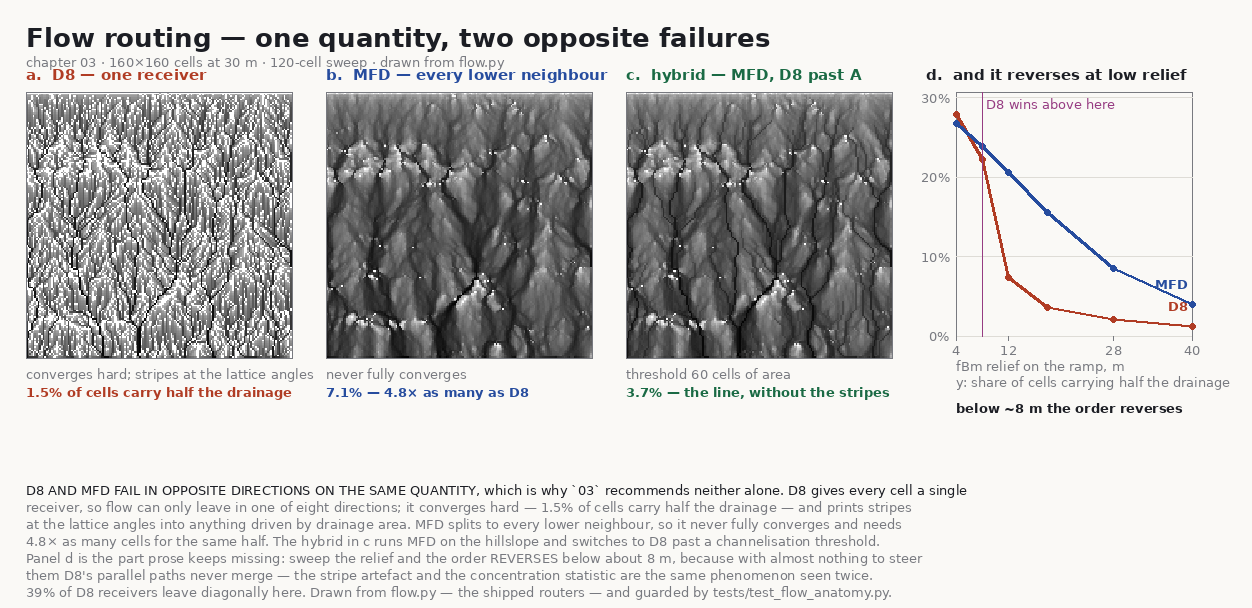

The script that saved this image:
"""Flow-routing ANATOMY — the figure for `03`'s central choice: D8, MFD, or the hybrid.

WHY THIS CHAPTER NEEDED A FIGURE AND HAD NONE. `03` is the routing spine, and its two load-bearing
claims are about SHAPE, which is the one thing prose cannot deliver:

  - **D8's parallel-lines artefact.** A single receiver per cell means every flow path is one of
    eight directions, so on a smooth slope the paths do not braid or wander -- they run in stripes
    at the lattice angles and print straight into anything driven by drainage area.
  - **MFD's mirror weakness.** Splitting to every lower neighbour means flow never fully
    converges, so channels "stay diffuse and rivers look like broad damp smears rather than lines".

You can write both sentences. You cannot make a reader SEE that they are opposite failures of the
same quantity until the two accumulations sit side by side, and that is what panels a and b do.

Panel c is the fix the chapter recommends -- MFD on the hillslope, D8 once `A` clears a
channelisation threshold -- and panel d stops the whole thing being an opinion: it measures the
accumulation across one transect, so "concentrated" and "smeared" become a width in cells rather
than two adjectives.

⚠️ WHAT THIS FIGURE DELIBERATELY DOES NOT DRAW. `03` also derives Quinn's contour-length weighting
(`w = L·s`, `L = 0.354·cellSize` diagonal against `0.5·cellSize` cardinal) and notes that dropping
`L` over-weights diagonals by ~40%. `flow.py` ships FREEMAN's form (`slope^p`, the diagonal
correction inside the slope), not Quinn's, so drawing that panel would be illustrating pseudocode
this skill does not run -- an illustration, not evidence. The house rule is that a figure is drawn
from the implementation, and the rule is worth more than the panel.

The numpy half carries no Pillow dependency, so `tests/test_flow_anatomy.py` imports the
measurements from here and guards exactly what the figure draws. Writes `flow_anatomy.png`.
Run: `python flow_anatomy.py`.
"""
import numpy as np

import flow
import noise

SEED = 0
N = 160
CELLSIZE = 30.0

# The channelisation threshold for the hybrid, in cells of contributing area. `03` gives the rule
# ("D8 or D-infinity where A exceeds a channelisation threshold") and not the number, so it is a
# parameter here rather than a constant, and the figure states the value it drew with.
CHANNEL_CELLS = 60.0


# --------------------------------------------------------------------------- #
# the terrain and the three routings (numpy only -- importable without Pillow)

def terrain(n=N, seed=SEED):
    """A ramped fBm basin: a regional slope with texture on it.

    THE RAMP IS THE POINT. On pure fBm both routings look busy and neither artefact is legible;
    it is a smooth regional gradient that makes D8's eight-direction quantisation visible as
    stripes, which is exactly the situation a real terrain generator is in after tectonic uplift.
    """
    yy, xx = np.mgrid[0:n, 0:n].astype(float)
    f = noise.fbm(xx / n * 4.0, yy / n * 4.0, seed, octaves=6, base=noise.perlin)
    ramp = (n - yy) / n                     # drains toward +y
    h = 200.0 * ramp + 28.0 * f
    return flow.priority_flood_fill(h)


def routings(dem, cellsize=CELLSIZE, channel_cells=CHANNEL_CELLS):
    """The three accumulations the chapter contrasts, from the shipped routers.

    The hybrid is composed here rather than living in `flow.py`, because `03` presents it as a
    COMPOSITION of the two routers and not as a third algorithm -- keeping it that way means the
    figure cannot claim a capability the module does not have.
    """
    d8 = flow.d8_accumulation(dem, cellsize)
    mfd = flow.mfd_accumulation(dem, cellsize)
    cellarea = cellsize * cellsize
    channel = d8 >= channel_cells * cellarea
    hybrid = np.where(channel, d8, mfd)
    return d8, mfd, hybrid


def half_drainage_cells(acc):
    """How many cells it takes to carry half the total drainage.

    THE MEASUREMENT THAT TURNS TWO ADJECTIVES INTO A NUMBER, and the second one tried. The first
    counted cells above half the peak on one row; on a distribution this skewed almost nothing
    clears that bar, so it returned 2 cells for D8 against 1 for MFD -- the claim BACKWARDS, in a
    figure whose whole purpose is that claim. A width at a fraction of a peak measures the peak,
    not the spread.

    Sorting the field and walking down to half the total measures what "converged" actually means:
    a routing that concentrates puts half the water in few cells, one that disperses needs many.
    It is a Lorenz-style concentration statistic, it has no threshold to tune, and it moves in the
    direction the chapter claims.
    """
    a = np.sort(np.asarray(acc, float).ravel())[::-1]
    c = np.cumsum(a)
    return int(np.searchsorted(c, 0.5 * c[-1]) + 1)


def lorenz(acc, points=220):
    """Cumulative share of drainage against share of cells, richest first."""
    a = np.sort(np.asarray(acc, float).ravel())[::-1]
    c = np.cumsum(a) / a.sum()
    idx = np.unique(np.linspace(0, c.size - 1, points).astype(int))
    return idx / float(c.size - 1), c[idx]


def relief_sweep(amps=(4.0, 8.0, 12.0, 18.0, 28.0, 40.0), n=120, cellsize=CELLSIZE):
    """Concentration against relief, for both routers.

    ⚠️ THE CROSSOVER AT LOW RELIEF IS A REAL RESULT, NOT NOISE, and it is the reason this sweep is
    in the figure rather than a single pair of numbers. At ordinary relief D8 concentrates far
    harder than MFD, exactly as `03` says. Below a few metres of texture on a regional ramp the
    order REVERSES: with almost nothing to steer them, D8's paths run as parallel stripes at the
    lattice angles and never merge, so the routing that is supposed to converge stops converging.
    The stripe artefact and the concentration statistic are the same phenomenon seen two ways.
    """
    out = []
    for amp in amps:
        yy, xx = np.mgrid[0:n, 0:n].astype(float)
        f = noise.fbm(xx / n * 4.0, yy / n * 4.0, SEED, octaves=6, base=noise.perlin)
        dem = flow.priority_flood_fill(200.0 * (n - yy) / n + amp * f)
        d8 = flow.d8_accumulation(dem, cellsize)
        mfd = flow.mfd_accumulation(dem, cellsize)
        tot = float(n * n)
        out.append((amp, half_drainage_cells(d8) / tot,
                    half_drainage_cells(mfd) / tot))
    return out


def diagonal_share(dem):
    """Fraction of D8 receivers that leave along a diagonal.

    A NUMBER THAT SAYS "QUANTISED" WITHOUT LOOKING AT THE PICTURE. Steepest descent corrects for
    the diagonal's longer step, so a router that is not biased by the lattice lands near a half.
    It is reported rather than asserted to be any particular value.

    ⚠️ `d8_receivers` RETURNS `(rec, slope)` WITH `rec[i, j] = (ri, rj)` -- an (n, m, 2) array
    inside a 2-tuple, not two (n, m) arrays. Unpacking it as `ri, rj = ...` binds `ri` to the whole
    receiver array and `rj` to the slopes, which broadcasts into nonsense. It raised rather than
    returning a plausible fraction, which is the good failure.
    """
    dem = np.asarray(dem, float)
    rec, _slope = flow.d8_receivers(dem, 1.0)
    ri, rj = rec[..., 0], rec[..., 1]
    n, m = dem.shape
    ii, jj = np.mgrid[0:n, 0:m]
    moved = (ri >= 0) & (rj >= 0) & ((ri != ii) | (rj != jj))
    diag = (np.abs(ri - ii) == 1) & (np.abs(rj - jj) == 1) & moved
    return float(diag.sum()) / float(max(moved.sum(), 1))


def measurements(dem=None):
    """Everything the figure prints, in one call the test can re-run."""
    dem = terrain() if dem is None else dem
    d8, mfd, hybrid = routings(dem)
    tot = float(dem.size)
    return {
        'd8_half': half_drainage_cells(d8),
        'mfd_half': half_drainage_cells(mfd),
        'hybrid_half': half_drainage_cells(hybrid),
        'd8_frac': half_drainage_cells(d8) / tot,
        'mfd_frac': half_drainage_cells(mfd) / tot,
        'ratio': half_drainage_cells(mfd) / max(half_drainage_cells(d8), 1),
        'diagonal_share': diagonal_share(dem),
    }


# --------------------------------------------------------------------------- #
# drawing
try:
    from PIL import Image, ImageDraw, ImageFont
except ImportError:                                          # pragma: no cover
    Image = None

PANEL_W, PANEL_H = 300, 380
COLS, ROWS = 4, 1
PAD, TOP = 26, 92

BG = (250, 249, 246)
INK = (28, 30, 36)
MUTED = (120, 122, 128)
RED = (176, 60, 36)
BLU = (38, 76, 158)
GRN = (26, 106, 68)


def _font(sz, bold=False):
    for p in ('/usr/share/fonts/truetype/dejavu/DejaVuSans%s.ttf'
              % ('-Bold' if bold else ''),):
        try:
            return ImageFont.truetype(p, sz)
        except OSError:
            pass
    return ImageFont.load_default()


def _log_image(acc, gamma=0.45):
    """Accumulation as a greyscale, log-compressed.

    ⚠️ LOG, AND THE FIGURE SAYS SO. Drainage area spans four decades across one tile, so a linear
    ramp shows the trunk and nothing else -- both artefacts this figure exists to contrast live in
    the low decades. A compression that hides the subject is not a neutral choice.
    """
    a = np.log10(np.maximum(np.asarray(acc, float), 1e-9))
    a = (a - a.min()) / max(a.max() - a.min(), 1e-12)
    v = (255 * (1.0 - a ** gamma)).astype(np.uint8)
    return Image.fromarray(np.dstack([v, v, v]), 'RGB')


def build():
    if Image is None:                                        # pragma: no cover
        raise SystemExit('flow_anatomy needs Pillow:  pip install pillow')
    dem = terrain()
    d8, mfd, hybrid = routings(dem)
    m = measurements(dem)
    sweep = relief_sweep()

    W = PAD * 2 + COLS * PANEL_W
    H = TOP + PAD + ROWS * PANEL_H + 110
    img = Image.new('RGB', (W, H), BG)
    d = ImageDraw.Draw(img)
    f_t, f_h, f_s, f_b = _font(26, True), _font(15, True), _font(13), _font(13, True)

    d.text((PAD, 22), 'Flow routing — one quantity, two opposite failures', INK, font=f_t)
    d.text((PAD, 54), 'chapter 03 · %d×%d cells at %.0f m · %d-cell sweep · drawn from flow.py'
           % (N, N, CELLSIZE, 120), MUTED, font=f_s)

    side = PANEL_W - 34
    panels = [
        ('a.  D8 — one receiver', d8, RED, 'converges hard; stripes at the lattice angles',
         '%.1f%% of cells carry half the drainage' % (100 * m['d8_frac'])),
        ('b.  MFD — every lower neighbour', mfd, BLU, 'never fully converges',
         '%.1f%% — %.1f× as many as D8' % (100 * m['mfd_frac'], m['ratio'])),
        ('c.  hybrid — MFD, D8 past A', hybrid, GRN,
         'threshold %.0f cells of area' % CHANNEL_CELLS,
         '%.1f%% — the line, without the stripes'
         % (100 * m['hybrid_half'] / dem.size)),
    ]
    for k, (title, acc, col, sub, meas) in enumerate(panels):
        x0 = PAD + k * PANEL_W
        d.text((x0, TOP - 26), title, col, font=f_h)
        img.paste(_log_image(acc).resize((side, side), Image.NEAREST), (x0, TOP))
        d.rectangle([x0, TOP, x0 + side, TOP + side], outline=MUTED)
        d.text((x0, TOP + side + 8), sub, MUTED, font=f_s)
        d.text((x0, TOP + side + 26), meas, col, font=f_b)

    # --- panel d: concentration against relief, where the order reverses ------
    x0 = PAD + 3 * PANEL_W
    d.text((x0, TOP - 26), 'd.  and it reverses at low relief', INK, font=f_h)
    ax = (x0 + 30, TOP, x0 + side, TOP + side - 22)
    d.rectangle(list(ax), outline=MUTED)
    amps = [a for a, _, _ in sweep]
    lo_a, hi_a = min(amps), max(amps)
    ys = [v for _, a, b in sweep for v in (a, b)]
    lo_y, hi_y = 0.0, max(ys) * 1.10

    def px(a):
        return ax[0] + (a - lo_a) / (hi_a - lo_a) * (ax[2] - ax[0])

    def py(v):
        return ax[3] - (v - lo_y) / (hi_y - lo_y) * (ax[3] - ax[1])

    for tick in (0.0, 0.1, 0.2, 0.3):
        if tick <= hi_y:
            d.line([ax[0], py(tick), ax[2], py(tick)], fill=(222, 220, 214))
            d.text((ax[0] - 6, py(tick)), '%d%%' % int(tick * 100), MUTED,
                   font=f_s, anchor='rm')
    for idx, (name, col) in enumerate((('D8', RED), ('MFD', BLU))):
        pts = [(px(a), py(v[idx])) for a, *v in sweep]
        d.line([c for p in pts for c in p], fill=col, width=3)
        for p in pts:
            d.ellipse([p[0] - 3, p[1] - 3, p[0] + 3, p[1] + 3], fill=col)
        d.text((pts[-1][0] - 4, pts[-1][1] - 16), name, col, font=f_b, anchor='rs')
    # the crossing, found from the data rather than eyeballed
    cross = next((a for (a, x, y) in sweep if x < y), None)
    if cross is not None:
        d.line([px(cross), ax[1], px(cross), ax[3]], fill=(150, 60, 130), width=1)
        d.text((px(cross) + 4, ax[1] + 4), 'D8 wins above here', (150, 60, 130),
               font=f_s)
    for a in (lo_a, 12.0, 28.0, hi_a):
        d.line([px(a), ax[3], px(a), ax[3] + 4], fill=MUTED)
        d.text((px(a), ax[3] + 6), '%.0f' % a, MUTED, font=f_s, anchor='ma')
    d.text((ax[0], ax[3] + 22), 'fBm relief on the ramp, m', MUTED, font=f_s)
    d.text((ax[0], ax[3] + 38), 'y: share of cells carrying half the drainage',
           MUTED, font=f_s)
    # The y meaning lives under the axis, not above it: at TOP it landed on the
    # frame and the 30 % tick, which is the one place a label must not be.
    d.text((x0 + 30, TOP + side + 42), 'below ~%.0f m the order reverses'
           % (cross if cross else 0), INK, font=f_b)

    cap = TOP + PANEL_H + 10
    for i, line in enumerate([
        'D8 AND MFD FAIL IN OPPOSITE DIRECTIONS ON THE SAME QUANTITY, which is why `03` recommends neither alone. D8 gives every cell a single',
        'receiver, so flow can only leave in one of eight directions; it converges hard — %.1f%% of cells carry half the drainage — and prints stripes'
        % (100 * m['d8_frac']),
        'at the lattice angles into anything driven by drainage area. MFD splits to every lower neighbour, so it never fully converges and needs',
        '%.1f× as many cells for the same half. The hybrid in c runs MFD on the hillslope and switches to D8 past a channelisation threshold.'
        % m['ratio'],
        'Panel d is the part prose keeps missing: sweep the relief and the order REVERSES below about %.0f m, because with almost nothing to steer'
        % (cross if cross else 0),
        'them D8\'s parallel paths never merge — the stripe artefact and the concentration statistic are the same phenomenon seen twice.',
        '%.0f%% of D8 receivers leave diagonally here. Drawn from flow.py — the shipped routers — and guarded by tests/test_flow_anatomy.py.'
        % (100.0 * m['diagonal_share']),
    ]):
        d.text((PAD, cap + i * 17), line, INK if i == 0 else MUTED, font=f_s)
    return img


if __name__ == '__main__':
    build().save('flow_anatomy.png')
    print('wrote flow_anatomy.png')
